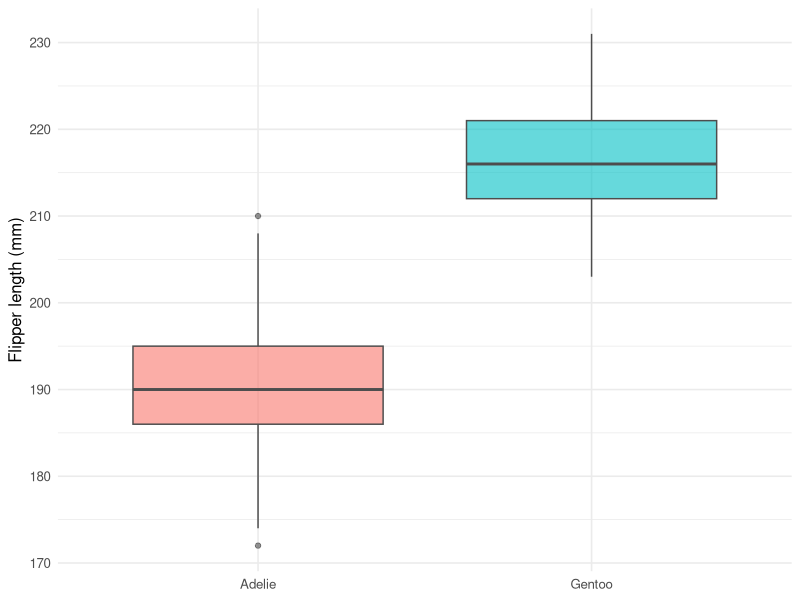

Reproduce this figure in R.
# ============================================================
# Biostatistics Courses
# Course 1 — Week 3, Session 2: Bootstrap and permutation tests
# ============================================================

# --- 0. Setup --------------------------------------------------
library(tidyverse)
library(palmerpenguins)
set.seed(42)
theme_set(theme_minimal(base_size = 12))

# --- 1. Hypothesis / Goal --------------------------------------
# Bootstrap CI for Gentoo median body mass; permutation test for
# flipper length, Gentoo vs Adelie.

# --- 2. Data ---------------------------------------------------
dat <- penguins |>
  filter(species %in% c("Gentoo", "Adelie")) |>
  drop_na(body_mass_g, flipper_length_mm)
gen <- dat |> filter(species == "Gentoo") |> pull(body_mass_g)

# --- 3. Visualise ----------------------------------------------
p <- dat |>
  ggplot(aes(species, flipper_length_mm, fill = species)) +
  geom_boxplot(alpha = 0.6, colour = "grey30") +
  labs(x = NULL, y = "Flipper length (mm)") +
  theme(legend.position = "none")
print(p)

# --- 4. Assumptions --------------------------------------------
# Bootstrap: exchangeable observations. Permutation: exchangeable
# labels under H0.

# --- 5. Conduct / Fit ------------------------------------------
B <- 2000
boot_meds <- replicate(B, median(sample(gen, replace = TRUE)))
ci_med <- quantile(boot_meds, c(0.025, 0.975))
obs_med <- median(gen)

g <- dat$species
x <- dat$flipper_length_mm
observed_diff <- mean(x[g == "Gentoo"]) - mean(x[g == "Adelie"])
perm_diff <- replicate(5000, {
  gp <- sample(g)
  mean(x[gp == "Gentoo"]) - mean(x[gp == "Adelie"])
})
p_perm <- mean(abs(perm_diff) >= abs(observed_diff))

# --- 6. Report -------------------------------------------------
cat(sprintf("Median Gentoo body mass: %g (95%% CI %g, %g)\n",
            obs_med, ci_med[1], ci_med[2]))
cat(sprintf("Flipper Gentoo-Adelie diff = %.1f mm, perm p = %g\n",
            observed_diff, p_perm))
